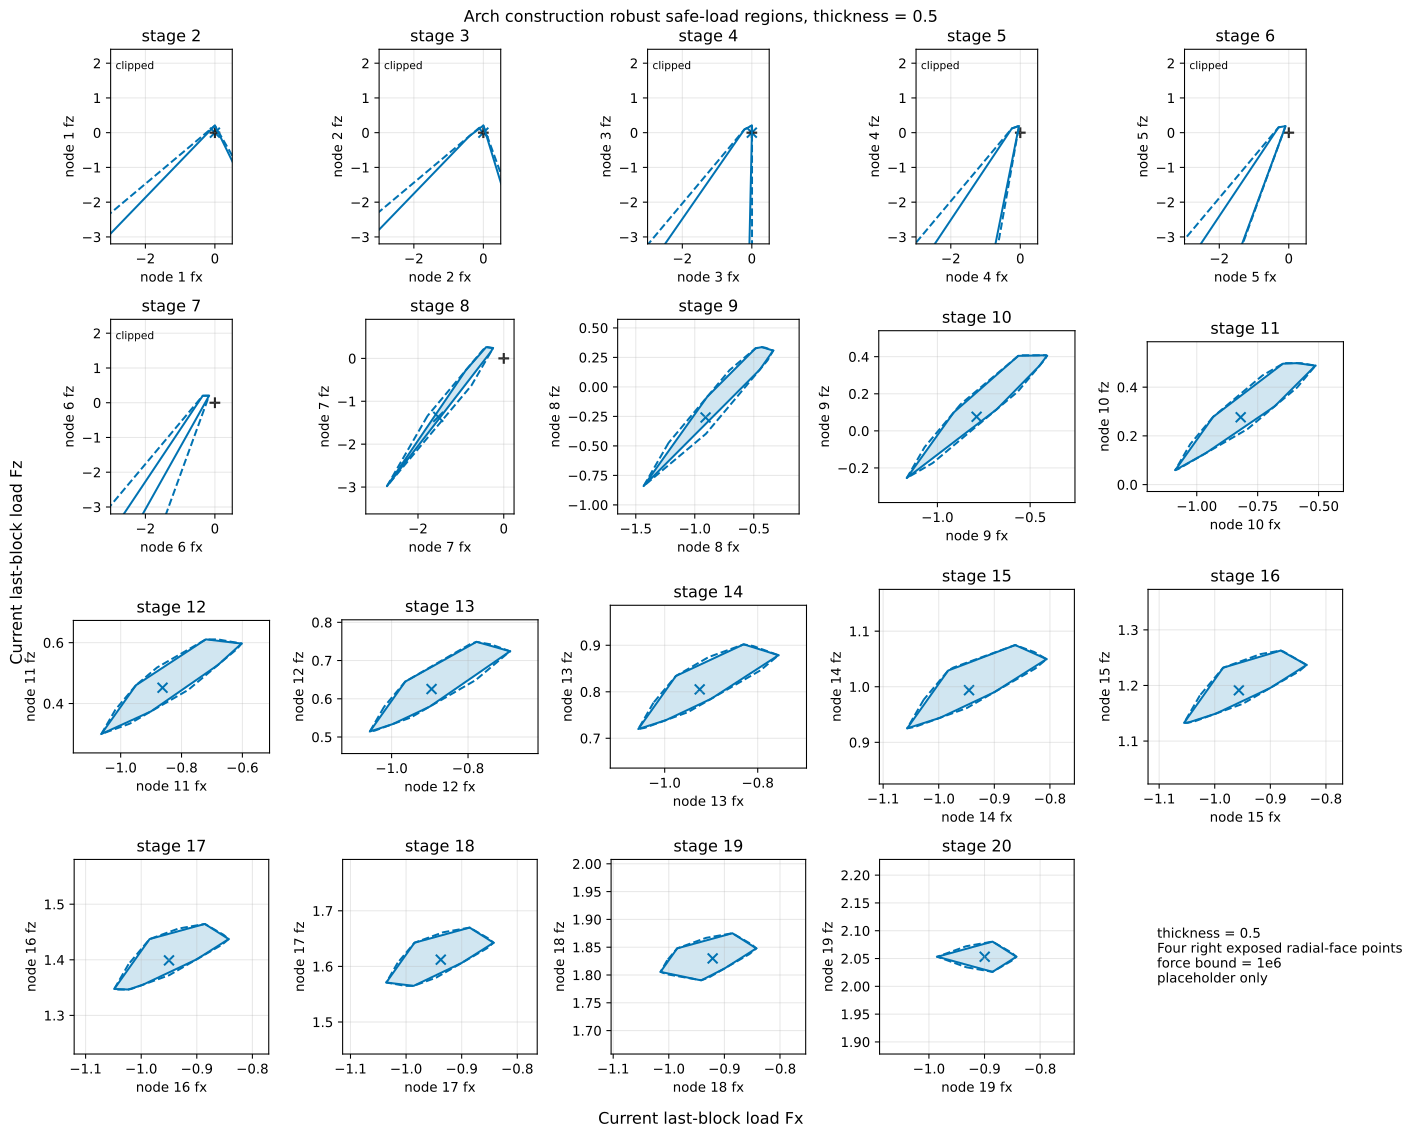

The script that drew this image:
"""Track robust RBE safe-load regions during left-to-right arch construction."""

from pathlib import Path

import matplotlib.pyplot as plt
import numpy as np
from compas.geometry import Translation
from compas_assembly.datastructures import Block

from compas_cra.algorithms import assembly_interfaces_numpy
from compas_cra.datastructures import CRA_Assembly
from compas_cra.equilibrium import plot_rbe_robust_results
from compas_cra.equilibrium import rbe_robust_support_primal
from compas_cra.geometry import Arch
from compas_cra.viewers import cra_view_ex
from compas_cra.viewers.cra_view import _load_compas_view2

HEIGHT = 5
SPAN = 10
THICKNESS = 0.5
THICKNESS_VALUES = (0.3, 0.5, 0.8)
DEPTH = 0.5
NUM_BLOCKS = 20
MU = 0.7
DENSITY = 1.0
NUM_DIRECTIONS = 36
APPLICATION_FORCE_BOUND = 1e6
SHOW_COMPAS_VIEW2_ASSEMBLY = plt.get_backend().lower() != "agg"
VIEW_XLIM = (-3.0, 0.5)
VIEW_YLIM = (-3.2, 2.4)
MAX_ZOOM_SPAN = 10.0
MAX_ZOOM_COORDINATE = 100.0
MIN_ZOOM_SPAN = 0.25
OUTPUT_SVG = Path(__file__).with_suffix(".svg")


def point_coordinates(point):
    """Return point coordinates as a plain list."""
    if hasattr(point, "x") and hasattr(point, "y") and hasattr(point, "z"):
        return [point.x, point.y, point.z]
    return list(point)


def arch_center():
    """Return the center of the arch circular axis."""
    radius = HEIGHT / 2.0 + SPAN**2 / (8.0 * HEIGHT)
    return [0.0, 0.0, HEIGHT - radius]


def unique_xz_points(coordinates, tolerance=1e-9):
    """Return unique face points by x-z coordinates."""
    unique = []
    for point in coordinates:
        if not any(
            abs(point[0] - other[0]) <= tolerance and abs(point[2] - other[2]) <= tolerance for other in unique
        ):
            unique.append(point)
    return unique


def radial_alignment_score(points):
    """Return how far two x-z points deviate from one arch radial line."""
    center = arch_center()
    vectors = [[point[0] - center[0], point[2] - center[2]] for point in points]
    lengths = [(vector[0] ** 2 + vector[1] ** 2) ** 0.5 for vector in vectors]
    if min(lengths) <= 1e-12:
        return None
    cross = vectors[0][0] * vectors[1][1] - vectors[0][1] * vectors[1][0]
    return abs(cross) / (lengths[0] * lengths[1])


def exposed_radial_side_vertices(block):
    """Return vertices of the loaded block's right exposed radial face."""
    candidates = []
    for face in block.faces():
        coordinates = [point_coordinates(block.vertex_coordinates(vertex)) for vertex in block.face_vertices(face)]
        y_values = [point[1] for point in coordinates]
        if max(y_values) - min(y_values) <= 1e-9:
            continue
        unique_points = unique_xz_points(coordinates)
        if len(unique_points) != 2:
            continue
        score = radial_alignment_score(unique_points)
        if score is None or score > 1e-8:
            continue
        centroid_x = sum(point[0] for point in coordinates) / len(coordinates)
        candidates.append((centroid_x, coordinates))
    if not candidates:
        raise ValueError("Could not find an exposed radial load face for the arch block.")
    return max(candidates, key=lambda item: item[0])[1]


def construction_blocks(thickness):
    """Create arch blocks in left-to-right construction order."""
    arch = Arch(
        height=HEIGHT,
        span=SPAN,
        thickness=thickness,
        depth=DEPTH,
        num_blocks=NUM_BLOCKS,
        extra_support=False,
    )
    return list(reversed(arch.blocks()))


def construction_stage(blocks, stage):
    """Create a stage assembly containing blocks ``0..stage - 1``."""
    assembly = CRA_Assembly()
    for node, mesh in enumerate(blocks[:stage]):
        assembly.add_block(mesh.copy(cls=Block), node=node)
    assembly.set_boundary_conditions([0])
    assembly_interfaces_numpy(assembly, nmax=10, amin=1e-2, tmax=1e-2)
    return assembly


def assembly_bounds(assembly):
    """Return coordinate-wise bounds for all blocks in an assembly."""
    coordinates = []
    for node in assembly.graph.nodes():
        block = assembly.graph.node_attribute(node, "block")
        for vertex in block.vertices():
            coordinates.append(point_coordinates(block.vertex_coordinates(vertex)))

    lower = [min(coordinate[axis] for coordinate in coordinates) for axis in range(3)]
    upper = [max(coordinate[axis] for coordinate in coordinates) for axis in range(3)]
    return lower, upper


def assembly_display_scale(assembly):
    """Return a readable scale for viewer offsets and load-direction arrows."""
    lower, upper = assembly_bounds(assembly)
    spans = [upper[axis] - lower[axis] for axis in range(3)]
    return max(spans + [0.25])


def translated_display_assembly(assembly, offset):
    """Build a translated display copy of an assembly."""
    transformation = Translation.from_vector(offset)
    display = CRA_Assembly()
    support_nodes = []
    for node in assembly.graph.nodes():
        block = assembly.graph.node_attribute(node, "block")
        display.add_block(block.copy(cls=Block).transformed(transformation), node=node)
        if assembly.graph.node_attribute(node, "is_support"):
            support_nodes.append(node)
    display.set_boundary_conditions(support_nodes)
    assembly_interfaces_numpy(display, nmax=10, amin=1e-2, tmax=1e-2)
    return display


def load_application_centroid(assembly, load_node):
    """Return the centroid of the four right exposed radial-face load application points."""
    points = exposed_radial_side_vertices(assembly.graph.node_attribute(load_node, "block"))
    return [sum(point[axis] for point in points) / len(points) for axis in range(3)]


def add_load_direction_arrows(viewer, assembly, origin):
    """Add positive Fx and Fz load-direction arrows to a compas_view2 viewer."""
    _, _, Arrow = _load_compas_view2()
    length = 0.18 * assembly_display_scale(assembly)
    viewer.add(
        Arrow(origin, [length, 0, 0], head_portion=0.28, head_width=0.10, body_width=0.025),
        facecolor=(0.9, 0.0, 0.0),
        show_lines=False,
    )
    viewer.add(
        Arrow(origin, [0, 0, length], head_portion=0.28, head_width=0.10, body_width=0.025),
        facecolor=(0.0, 0.2, 0.9),
        show_lines=False,
    )


def show_compas_view2_construction(blocks):
    """Show the default-thickness construction stages in one compas_view2 window."""
    view2_app, _, _ = _load_compas_view2()
    viewer = view2_app.App(
        title="Example 19 robust RBE construction assemblies",
        width=1600,
        height=900,
        viewmode="shaded",
        show_grid=True,
    )
    full_assembly = construction_stage(blocks, NUM_BLOCKS)
    lower, upper = assembly_bounds(full_assembly)
    x_step = upper[0] - lower[0] + 1.0
    y_step = max(upper[1] - lower[1] + 1.0, 1.5)
    columns = 5

    for index, stage in enumerate(range(2, NUM_BLOCKS + 1)):
        row, column = divmod(index, columns)
        assembly = construction_stage(blocks, stage)
        stage_lower, _ = assembly_bounds(assembly)
        offset = [
            column * x_step - stage_lower[0],
            row * y_step - stage_lower[1],
            0,
        ]
        display = translated_display_assembly(assembly, offset)
        cra_view_ex(
            viewer,
            display,
            blocks=True,
            interfaces=True,
            forces=False,
            forcesdirect=False,
            forcesline=False,
            weights=False,
            displacements=False,
        )
        origin = load_application_centroid(assembly, stage - 1)
        display_origin = [origin[axis] + offset[axis] for axis in range(3)]
        add_load_direction_arrows(viewer, display, display_origin)

    print("compas_view2 construction view: red arrow = +Fx, blue arrow = +Fz")
    viewer.run()


def finite_result_points(result):
    """Collect finite visible load points from a robust result."""
    points = []
    points.extend(result.support_points)
    points.extend(result.boundary_points)
    points.extend(result.inner_polygon)
    points.extend(result.outer_polygon)
    if result.feasible_center:
        points.append(result.feasible_center)
    return [point for point in points if len(point) == 2 and all(np.isfinite(point))]


def stage_view_limits(result):
    """Return readable plot limits and whether the stage is viewport-clipped."""
    points = finite_result_points(result)
    if not points:
        return VIEW_XLIM, VIEW_YLIM, True

    coordinates = np.asarray(points, dtype=float)
    spans = coordinates.max(axis=0) - coordinates.min(axis=0)
    max_coordinate = float(np.max(np.abs(coordinates)))
    if max_coordinate > MAX_ZOOM_COORDINATE or float(max(spans)) > MAX_ZOOM_SPAN:
        return VIEW_XLIM, VIEW_YLIM, True

    limits = []
    for axis in range(2):
        lower = float(coordinates[:, axis].min())
        upper = float(coordinates[:, axis].max())
        span = max(upper - lower, MIN_ZOOM_SPAN)
        center = 0.5 * (lower + upper)
        padding = 0.2 * span
        limits.append((center - 0.5 * span - padding, center + 0.5 * span + padding))
    return limits[0], limits[1], False


def thickness_svg_path(thickness):
    """Return the SVG path for one thickness-specific construction plot."""
    suffix = "{:.1f}".format(thickness).replace(".", "_")
    return OUTPUT_SVG.with_name("{}_thickness_{}.svg".format(OUTPUT_SVG.stem, suffix))


def report_result(thickness, stage, result):
    """Print a compact robust-analysis summary for one construction stage."""
    bounded_directions = result.statuses.count("optimal")
    print(
        "thickness {} stage {}: bounded={}, feasible_center={}, bounded_directions={}/{}".format(
            thickness,
            stage,
            result.is_bounded,
            result.feasible_center,
            bounded_directions,
            len(result.directions),
        )
    )


def report_empty_stage(thickness, stage):
    """Print a compact summary for a stage with an empty safe-load set."""
    print("thickness {} stage {}: empty safe load set".format(thickness, stage))


def plot_empty_stage(axis, stage):
    """Mark one construction stage as infeasible in the stage grid."""
    axis.set_xlim(VIEW_XLIM)
    axis.set_ylim(VIEW_YLIM)
    axis.set_aspect("equal", adjustable="box")
    axis.grid(True, alpha=0.3)
    axis.set_title("stage {}".format(stage))
    axis.text(
        0.5,
        0.5,
        "empty\nsafe set",
        transform=axis.transAxes,
        ha="center",
        va="center",
    )


def render_thickness(thickness):
    """Render construction safe-load regions for one arch thickness."""
    blocks = construction_blocks(thickness)
    stages = list(range(2, NUM_BLOCKS + 1))
    figure, axes_grid = plt.subplots(4, 5, figsize=(15, 12))
    axes = axes_grid.ravel()

    for axis, stage in zip(axes, stages):
        assembly = construction_stage(blocks, stage)
        load_node = stage - 1
        block = assembly.graph.node_attribute(load_node, "block")
        try:
            result = rbe_robust_support_primal(
                assembly,
                [(load_node, "fx"), (load_node, "fz")],
                mu=MU,
                density=DENSITY,
                load_application_points={load_node: exposed_radial_side_vertices(block)},
                application_force_bound=APPLICATION_FORCE_BOUND,
                num_directions=NUM_DIRECTIONS,
            )
        except ValueError as error:
            if "safe load set is empty" not in str(error):
                raise
            report_empty_stage(thickness, stage)
            plot_empty_stage(axis, stage)
            continue

        report_result(thickness, stage, result)
        xlim, ylim, is_clipped = stage_view_limits(result)
        plot_rbe_robust_results(
            result,
            labels=["stage {}".format(stage)],
            ax=axis,
            show_points=False,
            show_center=True,
            xlim=xlim,
            ylim=ylim,
        )
        axis.set_title("stage {}".format(stage))
        if is_clipped:
            axis.text(
                0.04,
                0.94,
                "clipped",
                transform=axis.transAxes,
                va="top",
                fontsize=8,
            )
        legend = axis.get_legend()
        if legend:
            legend.remove()

    for axis in axes[len(stages) :]:
        axis.axis("off")
        axis.text(
            0.05,
            0.65,
            "thickness = {}\nFour right exposed radial-face points\nforce bound = 1e6\nplaceholder only".format(
                thickness
            ),
            transform=axis.transAxes,
            va="top",
        )

    figure.suptitle("Arch construction robust safe-load regions, thickness = {}".format(thickness))
    figure.supxlabel("Current last-block load Fx")
    figure.supylabel("Current last-block load Fz")
    figure.tight_layout()
    return figure


def save_svg(figure, path):
    """Save one Matplotlib figure as SVG and report the path."""
    figure.savefig(path, format="svg", bbox_inches="tight")
    print("saved SVG: {}".format(path))


if __name__ == "__main__":
    figures = []
    for thickness in THICKNESS_VALUES:
        figure = render_thickness(thickness)
        figures.append(figure)
        save_svg(figure, thickness_svg_path(thickness))
        if thickness == THICKNESS:
            save_svg(figure, OUTPUT_SVG)

    if SHOW_COMPAS_VIEW2_ASSEMBLY:
        plt.show(block=False)
        show_compas_view2_construction(construction_blocks(THICKNESS))
    elif plt.get_backend().lower() != "agg":
        plt.show()
    else:
        for figure in figures:
            plt.close(figure)
